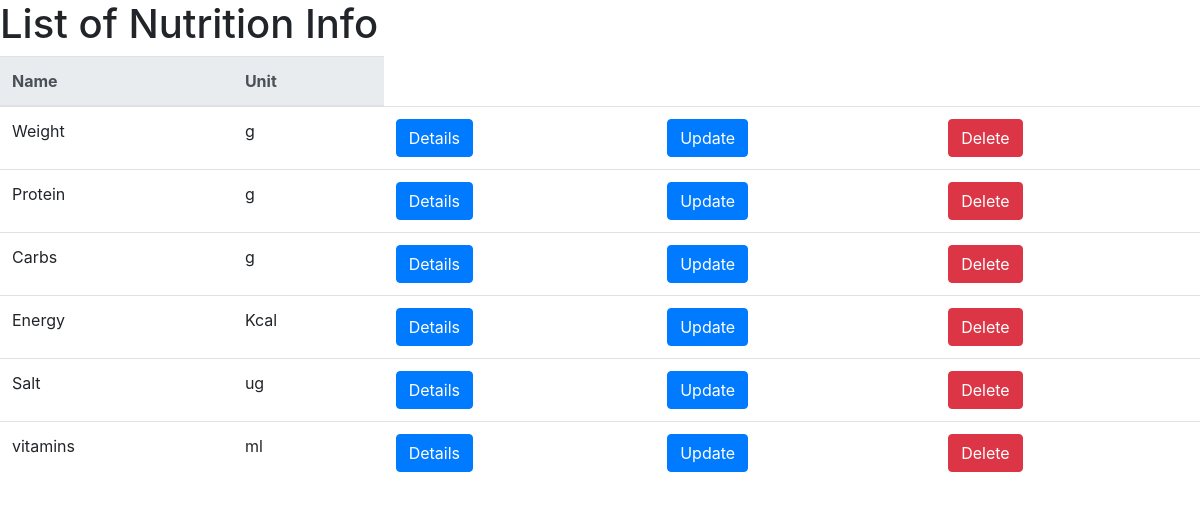
/nutri-info-list/ (signed in), run on an earlier commit of the app's database.
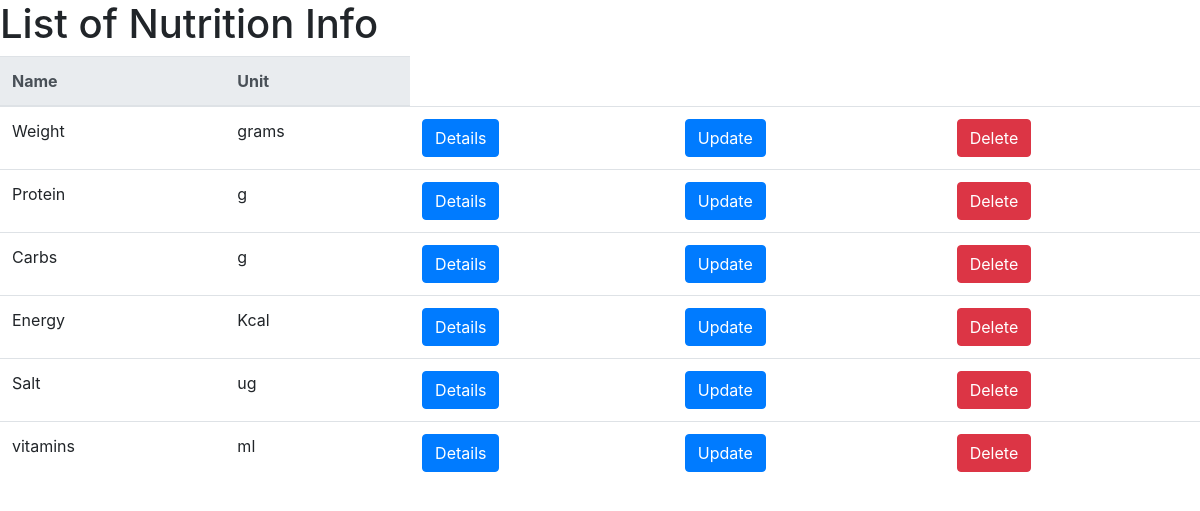
And on a later commit of the database.
### foodCMS/models.py (models this page shows, shortened)
class NutritionInfo(models.Model):
    name = models.CharField(max_length=50,verbose_name="Name")
    unit = models.CharField(max_length=50,verbose_name="Unit")

### foodCMS/views.py (the view)
# urls.py: path('nutri-info-list/', views.NutritionInfoListView.as_view(),
@method_decorator(login_required, name="dispatch")
class NutritionInfoListView(ListView):
    model = NutritionInfo
    template_name = 'foodCMS/nutritionInfolist.html'

### foodCMS/templates/foodCMS/nutritionInfolist.html
{% extends "./base.html" %}
{% block maincontent %}
<h1>List of Nutrition Info</h1>
<table class="table">
    <tr>
        <thead class="thead-light">
            <tr>
                <th scope="col">Name</th>
                <th scope="col">Unit</th>
            </tr>
        </thead>
        <tbody>
                {% for nutritionInfo in object_list %}
                <tr>
                    <td>{{nutritionInfo.name}}</td>
                    <td>{{nutritionInfo.unit}}</td>
                    <td><a class="btn btn-primary" href="{% url 'nutri-details' nutritionInfo.id  %}">
                            Details
                        </a>
                    </td>
                    <td><a class="btn btn-primary" href="{% url 'nutri-update' nutritionInfo.id  %}">
                            Update
                        </a>
                    </td>
                    <td><a class="btn btn-danger" href="{% url 'nutri-delete' nutritionInfo.id  %}">
                            Delete
                        </a>
                    </td>
                </tr>
                {% endfor %}
        </tbody>
</table>
{% endblock %}

What changed in the data, as far as the page shows it:
changed NutritionInfo "Weight": unit "g" → "grams"
